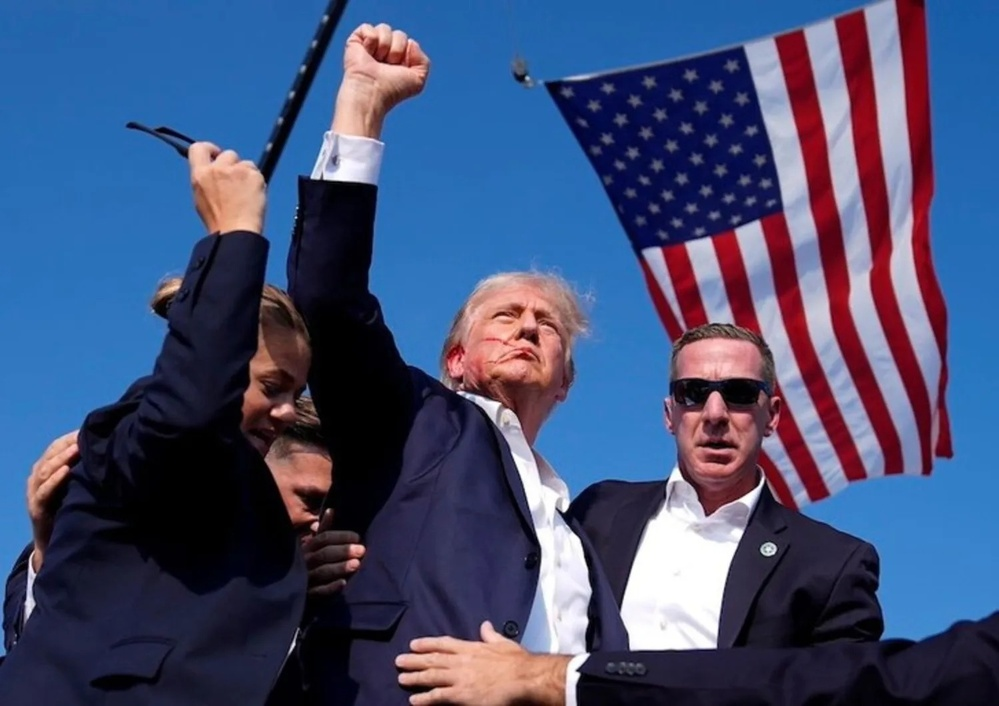
#> input picture media/Trump.jpeg, 999 x 706 px, shrunk from 1500 x 1060 before the run
$ jupyter execute Lab_04.ipynb
#> lines starting #> are read from the running program, lines starting #| are printed output that depends on the picture; after the words box and inside, x2 and y2 are one past the last pixel; in counts of white or black regions, pixels touching at a corner belong together
[cell 1]
import numpy as np

import cv2

import matplotlib.pyplot as plt

import random

[cell 2]
k = np.array([[-1, -2, -1], [0, 0, 0], [1 ,2, 1]])

k

[cell 3]
img = cv2.imread("media/Trump.jpeg")
#> img is the input picture: shape (706, 999, 3); mean B, G, R 116.6, 79.8, 67.3

img = cv2.cvtColor(img, cv2.COLOR_BGR2RGB)

plt.imshow(img)

[cell 4]
img.shape
#> Out = (706, 999, 3)

[cell 5]
m = img.shape[0]
#> m = 706

n = img.shape[1]
#> n = 999

patch = np.zeros((m,n,3))

for i in range(1, m-2):
    for j in range(1, n-2):
        subpatch = img[i-1:i+2, j-1:j+2]
        res = subpatch*k
        summation = np.sum(res)
        patch[i,j] = summation
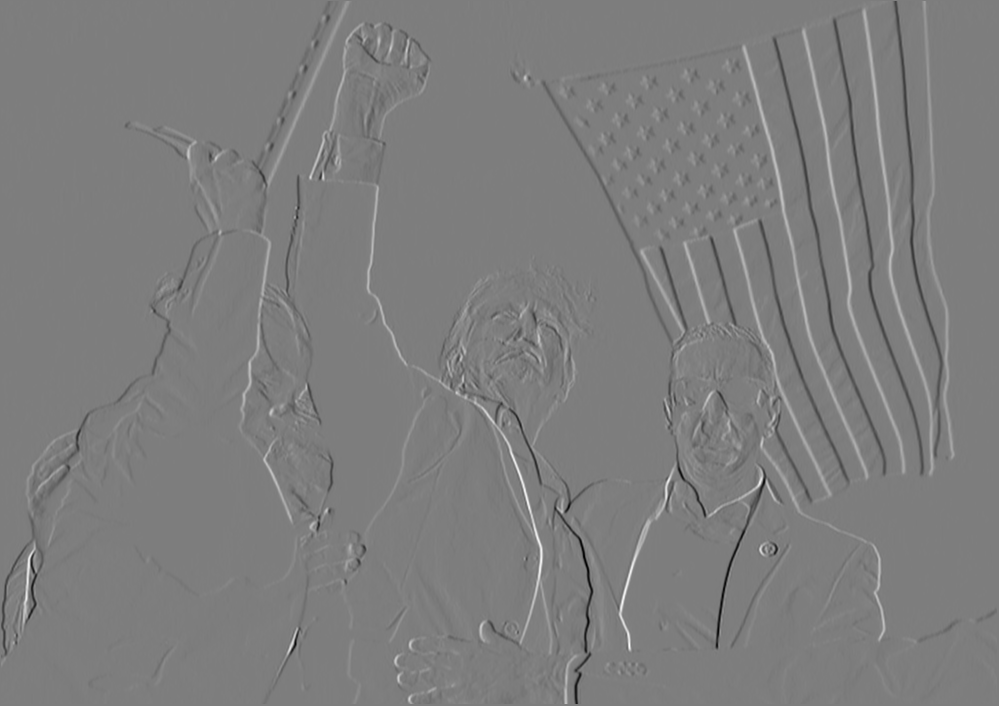
#> patch: shape (706, 999, 3) float64; min -2413, max 2475, mean -0.3; drawn with min black and max white

[cell 6]
img[1:4, 1:4]

[cell 7]
img[1:4, 1:4]*k

[cell 8]
plt.imshow(patch)
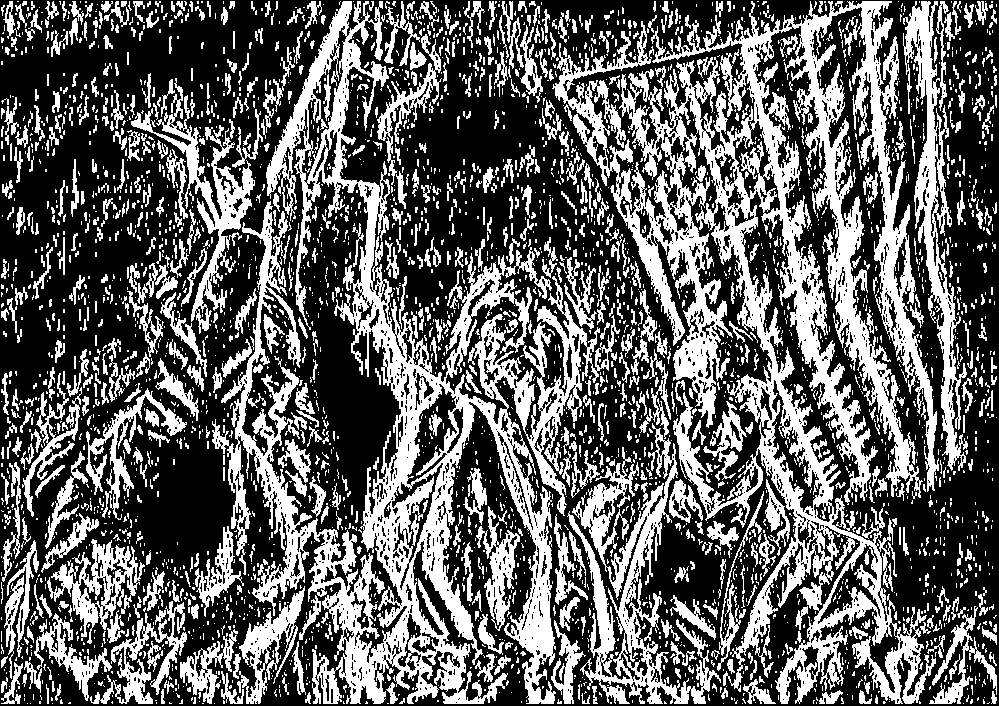
#> shown: shape (706, 999, 3) float64; values 0 (black) and 1 (white), 37.8% white; 3670 white regions (2847 under 20 px), largest, box (x1, y1, x2, y2) and area: (552, 1, 939, 704) 76098, (212, 1, 620, 704) 63131, (567, 423, 721, 704) 11066

[cell 9]
pad = np.zeros((m+2, n+2, 3), dtype ="int32")

for i in range(1, m+1):
    for j in range(1,n+1):
        pad[i, j] = img[i-1,j-1]
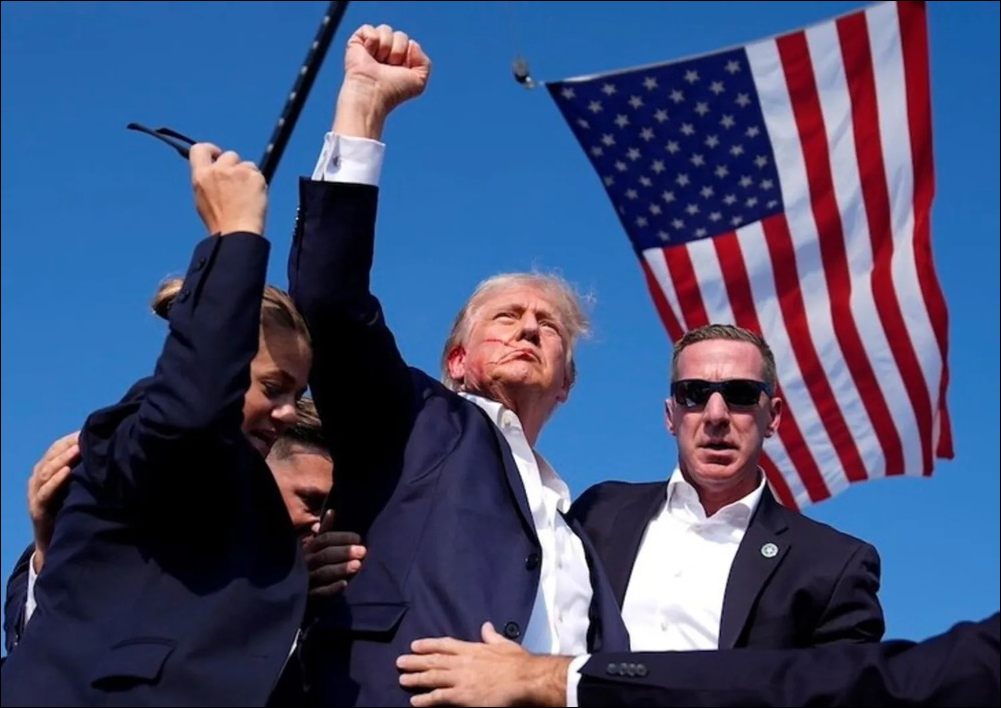
#> pad: shape (708, 1001, 3) int32; mean R, G, B 67, 79.4, 116.1

[cell 10]
plt.imshow(pad)

[cell 11]
pad.shape
#> Out = (708, 1001, 3)

[cell 12]
pad[0, :] = pad[m,:]

pad[m+1,:] = pad[1, :]

pad[:, 0] = pad[:, n]

pad[:, n+1] = pad[:, 1]
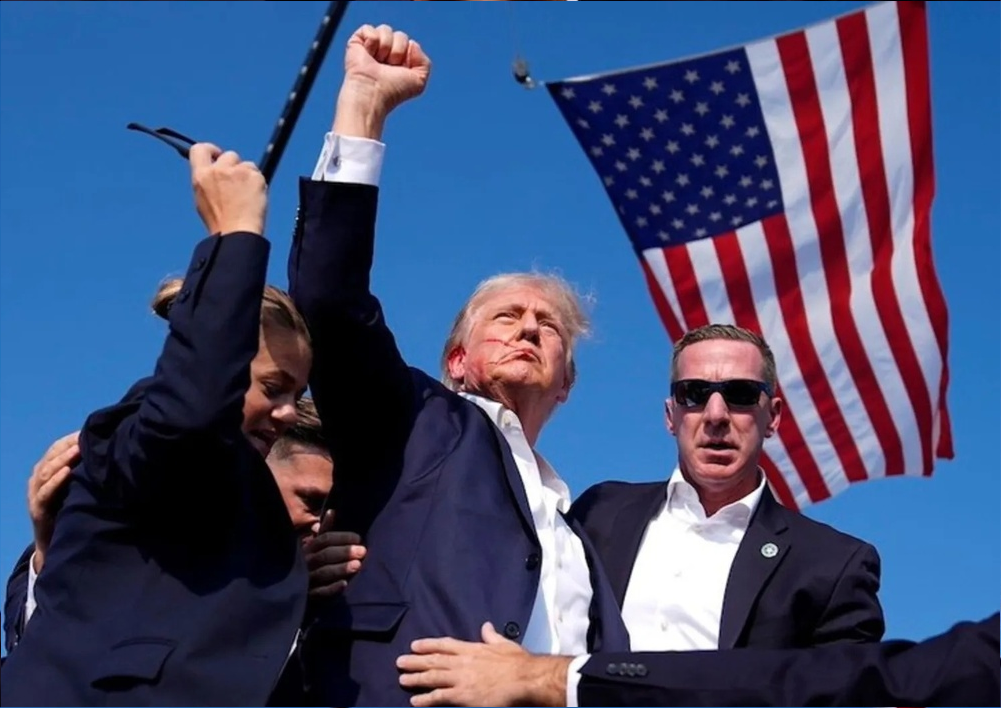
#> pad: shape (708, 1001, 3) int32; mean R, G, B 67.2, 79.8, 116.7

[cell 13]
plt.imshow(pad)

[cell 14]
x = pad.shape[0]
#> x = 708

y = pad.shape[1]
#> y = 1001

pad_img = np.zeros((m,n,3), dtype="uint8")

for i in range(1, m-2):
    for j in range(1, n-2):
        subpatch = pad[i-1:i+2, j-1:j+2]
        res = subpatch*k
        summation = np.sum(res)
        pad_img[i,j] = summation
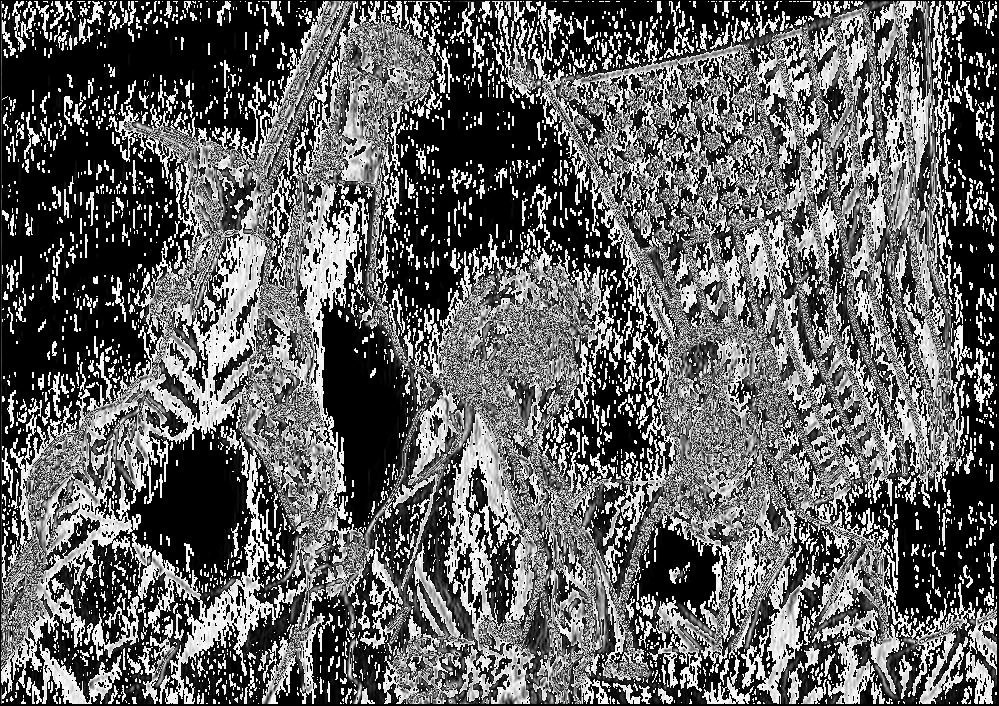
#> pad_img: shape (706, 999, 3); min 0, max 255, mean 98.2
